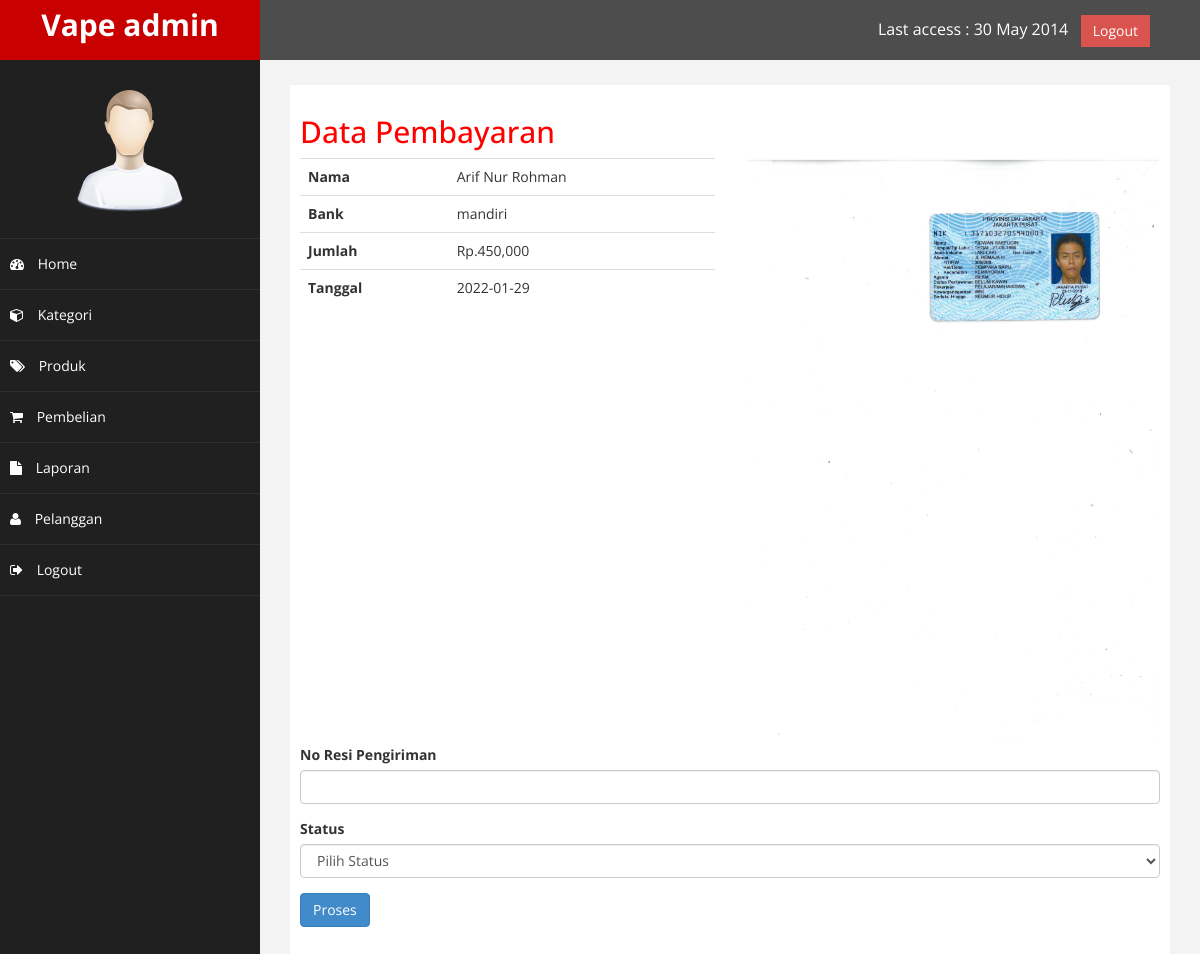
The page /admin/index.php?halaman=pembayaran&id=15 (signed in) on the database its author committed.
### tables this page shows
CREATE TABLE `pembayaran` (
  `id_pembayaran` int(11) NOT NULL,
  `id_pembelian` int(11) NOT NULL,
  `nama` varchar(255) NOT NULL,
  `bank` varchar(255) NOT NULL,
  `jumlah` int(11) NOT NULL,
  `tanggal` date NOT NULL,
  `bukti` varchar(255) NOT NULL
);

### admin/pembayaran.php (the view, shortened to what this page needs)
<h2>Data Pembayaran</h2>
<?php
$id_pembelian = $_GET['id'];
$ambil = $koneksi->query("SELECT * FROM pembayaran WHERE id_pembelian='$id_pembelian'");
$detail = $ambil->fetch_assoc();
?>
<div class="row">
    <div class="col-md-6">
        <table class="table">
            <tr>
                <th>Nama</th>
                <td><?php echo $detail['nama'] ?></td>
            </tr>
            <tr>
                <th>Bank</th>
                <td><?php echo $detail['bank'] ?></td>
            </tr>
            <tr>
                <th>Jumlah</th>
                <td>Rp.<?php echo number_format($detail['jumlah']) ?></td>
            </tr>
            <tr>
                <th>Tanggal</th>
                <td><?php echo $detail['tanggal'] ?></td>
            </tr>
        </table>
    </div>
    <div class="col-md-6">
        <img src="../bukti/<?php echo $detail['bukti'] ?>" alt="" class="img-responsive">
    </div>
</div>
<form method="post">
    <div class="form-group">
        <label>No Resi Pengiriman</label>
        <input type="text" class="form-control" name="resi">
    </div>
    <div class="form-group">
        <label>Status</label>
        <select class="form-control" name="status">
            <option value="">Pilih Status</option>
        </select>
    </div>
    <button class="btn-primary btn" name="proses">Proses</button>
</form>

### admin/assets/css/custom.css (style rules this page uses)
body { font-family: 'Open Sans', sans-serif; }
h2 { color: #f00; }

### rows shown on the page
pembayaran: nama "Arif Nur Rohman", bank "mandiri", jumlah "450,000", tanggal "2022-01-29", bukti (picture)
